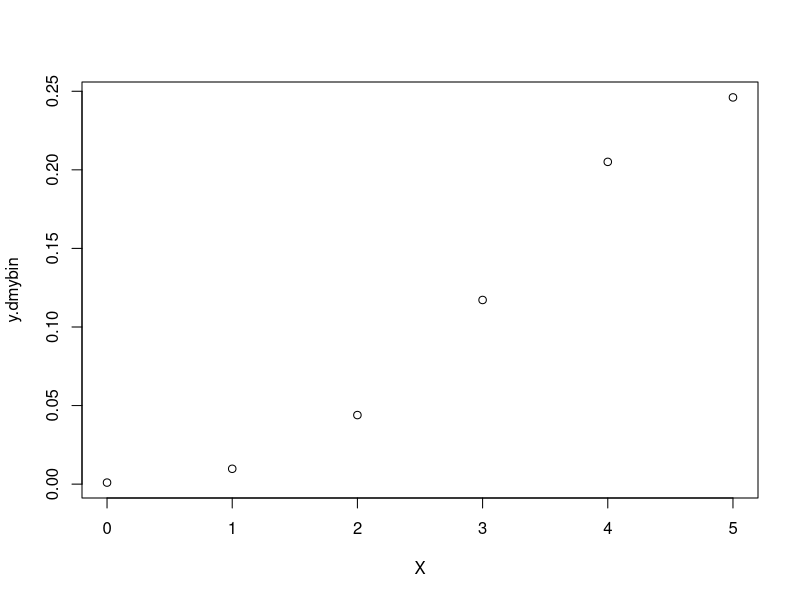
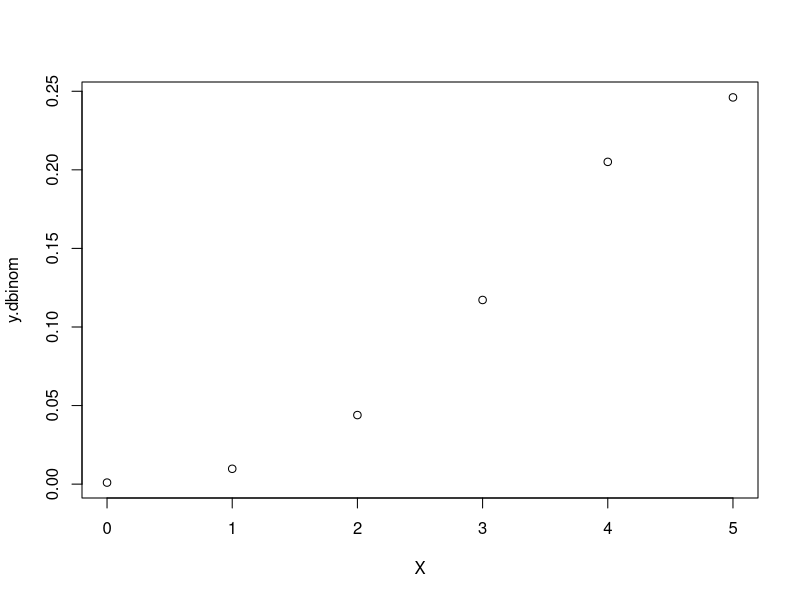

Source code (R) for these figures, in order:

# Inputs -----------------------------------------------------------------------
  n = 10   # N Number of trials
  p = 0.5  # Probability of success 
  X = 0:5  # Number of Successes in N independent trials


# Create function for discrete binomial distribution ---------------------------
  dmybin <- function(X, n, p) {
    
    # Change X to k to be consistent with textbook
    k = X
    
    # Calculate the binomial coefficient (N k)
    binomialCoefficient <- choose(n, X)
    
    # Return the discrete binomial calculation
    return(binomialCoefficient * p^k * (1 - p)^(n - k))
  }

# Call and return Results of the function
  y.dmybin = dmybin(X, n=n, p=p)
  y.dmybin
  
  # Plot the distribution
  plot(X, y.dmybin)
  
  
# Create a Cumulative Probability Function Called `pmybin` ---------------------
  pmybin <- function(dmybin, X, n, p) {
    
    # Return the Cumulative Probability
    return(sum(dmybin(X, n, p)))
  }
  
# Call the Cumulative Probability Function `pmybin` and Return Results
  cumulativeProbability.pmybin <- pmybin(dmybin, X, n, p)
  cumulativeProbability.pmybin

# Call and Return Results of Base R Binomial Distribution Function `pbinom`
  cumulativeProbability.pbinom <- pbinom(max(X), size=n, prob=p)
  cumulativeProbability.pbinom
  
  
# Call and return Results of the Base R Binomial Distribution Function ---------
  y.dbinom = dbinom(X, size=n, prob=p)
  y.dbinom
  
  # Plot the distribution
  plot(X, y.dbinom)
  
  
  



